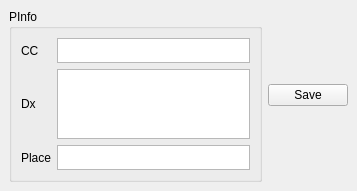
<?xml version="1.0" encoding="UTF-8"?>
<ui version="4.0">
 <class>MainWindow</class>
 <widget class="QMainWindow" name="MainWindow">
  <property name="geometry">
   <rect>
    <x>0</x>
    <y>0</y>
    <width>357</width>
    <height>168</height>
   </rect>
  </property>
  <property name="windowTitle">
   <string>MainWindow</string>
  </property>
  <widget class="QWidget" name="centralwidget">
   <layout class="QHBoxLayout" name="horizontalLayout_2">
    <item>
     <widget class="QGroupBox" name="groupBox">
      <property name="title">
       <string>PInfo</string>
      </property>
      <layout class="QGridLayout" name="gridLayout">
       <item row="0" column="1">
        <widget class="QPlainTextEdit" name="Name">
         <property name="maximumSize">
          <size>
           <width>16777215</width>
           <height>25</height>
          </size>
         </property>
        </widget>
       </item>
       <item row="2" column="0">
        <widget class="QLabel" name="label_2">
         <property name="text">
          <string>Dx</string>
         </property>
        </widget>
       </item>
       <item row="2" column="1">
        <widget class="QPlainTextEdit" name="Pnum">
         <property name="maximumSize">
          <size>
           <width>16777215</width>
           <height>500</height>
          </size>
         </property>
        </widget>
       </item>
       <item row="0" column="0">
        <widget class="QLabel" name="label">
         <property name="text">
          <string>CC</string>
         </property>
        </widget>
       </item>
       <item row="4" column="1">
        <widget class="QPlainTextEdit" name="Age">
         <property name="maximumSize">
          <size>
           <width>16777215</width>
           <height>25</height>
          </size>
         </property>
        </widget>
       </item>
       <item row="4" column="0">
        <widget class="QLabel" name="label_3">
         <property name="text">
          <string>Place</string>
         </property>
        </widget>
       </item>
      </layout>
     </widget>
    </item>
    <item>
     <widget class="QPushButton" name="pushButton">
      <property name="text">
       <string>Save</string>
      </property>
     </widget>
    </item>
   </layout>
  </widget>
 </widget>
 <resources/>
 <connections/>
</ui>
